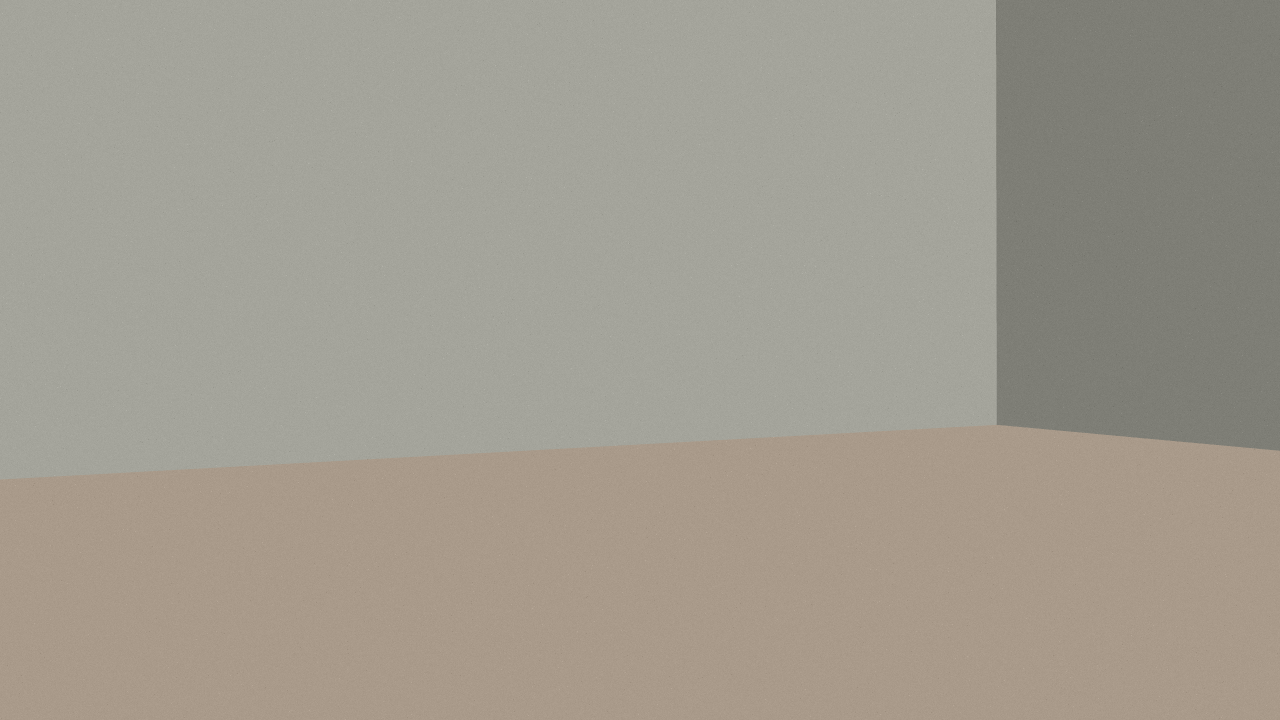
#> input picture paper_figures/frames/v1abl_S2_ep4_look1.png, 1280 x 720 px
$ python make_frames.py
#> lines starting #> are read from the running program, lines starting #| are printed output that depends on the picture
#!/usr/bin/env python3
"""make_frames.py - camera-frame figures. fig_frames: the S2 mission of the trace figure in two arms; fig_confusion: barrel and cone.
Usage: python3 make_frames.py OUTDIR"""
import sys
import matplotlib
matplotlib.use("Agg")
import matplotlib.pyplot as plt
from PIL import Image
OUT = sys.argv[1] if len(sys.argv) > 1 else ".."
plt.rcParams.update({"font.family": "serif", "font.serif": ["STIXGeneral", "DejaVu Serif"], "font.size": 7, "pdf.fonttype": 42,
                     "savefig.bbox": "tight", "savefig.pad_inches": 0.03})

def panel(fig_name, items, ncol, figsize, wspace=0.04, hspace=0.18):
    nrow = (len(items) + ncol - 1) // ncol
    fig, axs = plt.subplots(nrow, ncol, figsize=figsize)
    axs = axs.ravel() if hasattr(axs, "ravel") else [axs]
    for ax, (f, t) in zip(axs, items):
        im = Image.open(f).convert("RGB").resize((960, 540))
        ax.imshow(im); ax.set_xticks([]); ax.set_yticks([])
        for s in ax.spines.values():
            s.set_linewidth(0.6)
        ax.set_title(t, fontsize=6.8)
    fig.subplots_adjust(wspace=wspace, hspace=hspace)
    fig.savefig(f"{OUT}/{fig_name}.pdf", dpi=170); fig.savefig(f"/tmp/{fig_name}.png", dpi=120)
    plt.close(fig)

panel("fig_frames", [
    ("frames/v1abl_S2_ep4_look1.png", "(a) V1, look 1: remembered place empty (no)"),
    ("frames/v1abl_S2_ep4_look3.png", "(b) V1, look 3, 1.1 m from the postbox (yes)"),
    ("frames/standoff_S2_ep4_look3.png", "(c) standoff 2.5 m, look 3: scan, 5.3 m (yes)"),
    ("frames/standoff_S2_ep4_look4.png", "(d) standoff 2.5 m, look 4: 1.9 m (yes)")], ncol=2, figsize=(6.4, 3.9))
#> pass 2 of the loop in panel, `for ax, (f, t) in zip(axs, items):`:
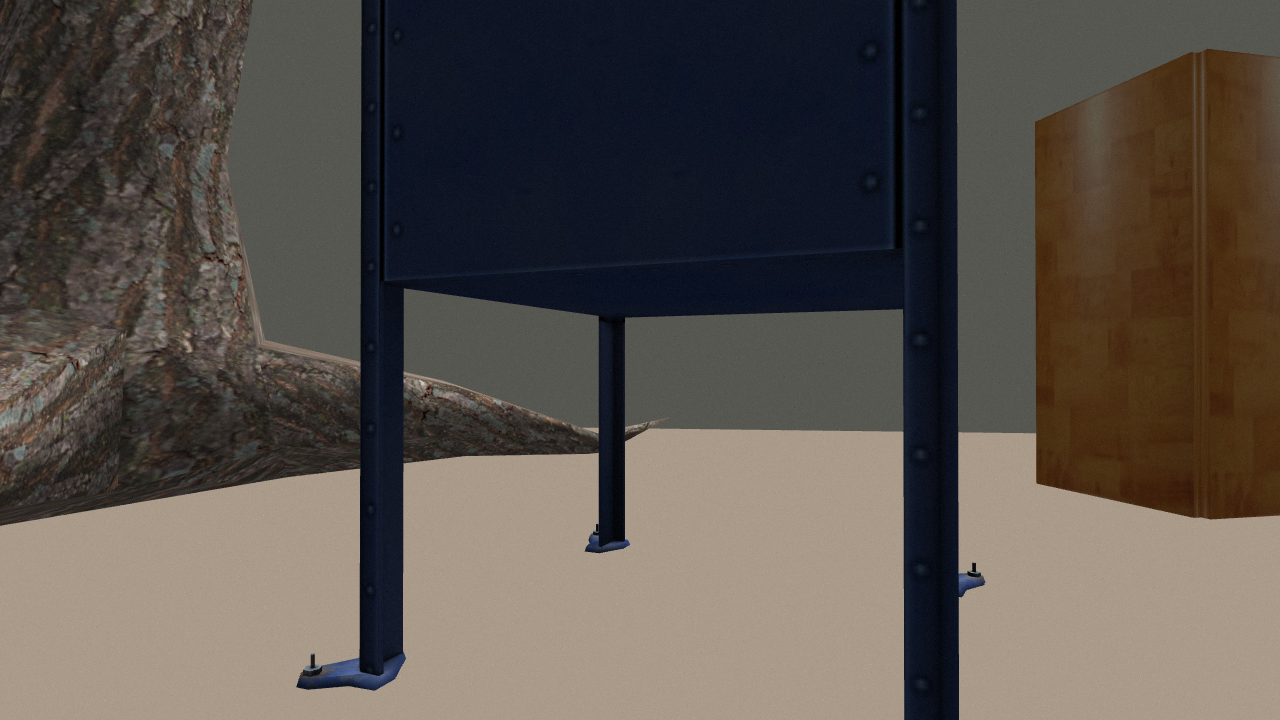
#> input picture paper_figures/frames/v1abl_S2_ep4_look3.png, 1280 x 720 px
#> in panel, `fig.savefig(f'{OUT}/{fig_name}.pdf', dpi=170)`:
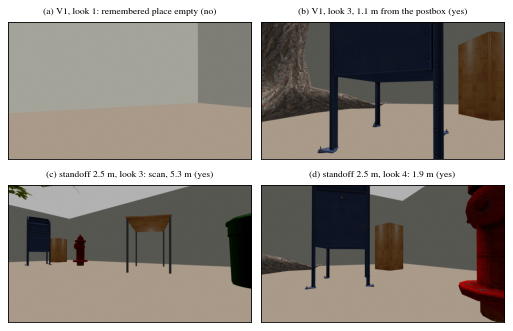
#> figure drawn by matplotlib, 4 panels
panel("fig_confusion", [
    ("frames/barrel_present.png", "(a) construction barrel"),
    ("frames/cone_present.png", "(b) traffic cone")], ncol=2, figsize=(3.45, 1.35), wspace=0.05)
#> call 2 of panel, with fig_name = 'fig_confusion', ncol = 2, figsize = (3.45, 1.35), wspace = 0.05, hspace = 0.18
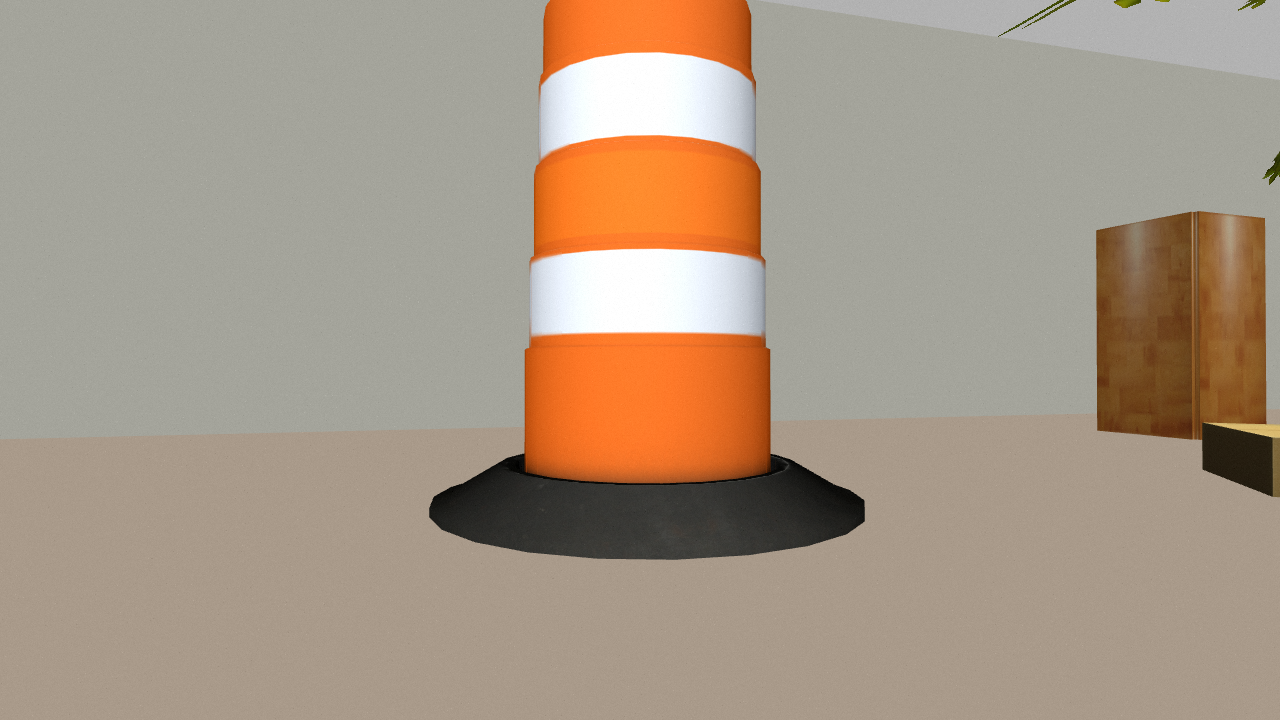
#> input picture paper_figures/frames/barrel_present.png, 1280 x 720 px
#> pass 2 of the loop in panel, `for ax, (f, t) in zip(axs, items):`:
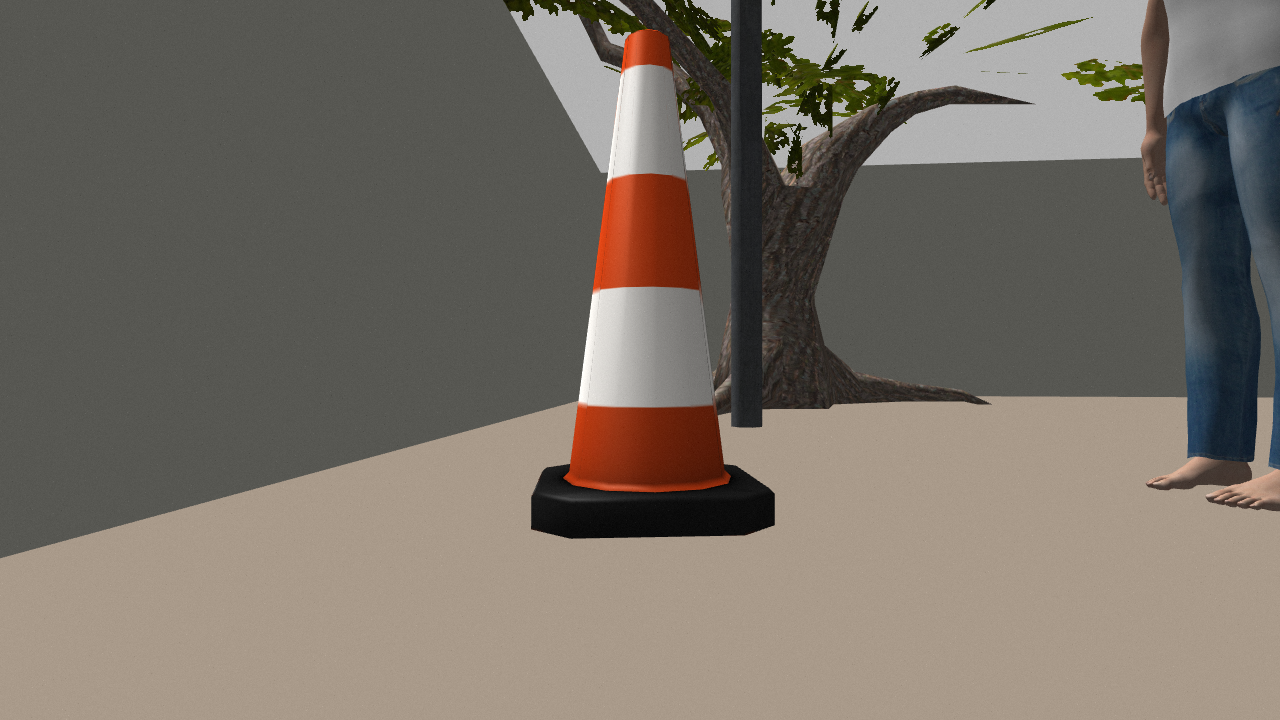
#> input picture paper_figures/frames/cone_present.png, 1280 x 720 px
#> in panel (call 2), `fig.savefig(f'{OUT}/{fig_name}.pdf', dpi=170)`:
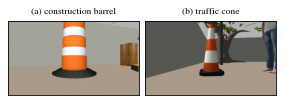
#> figure drawn by matplotlib, 2 panels
print("saved")
